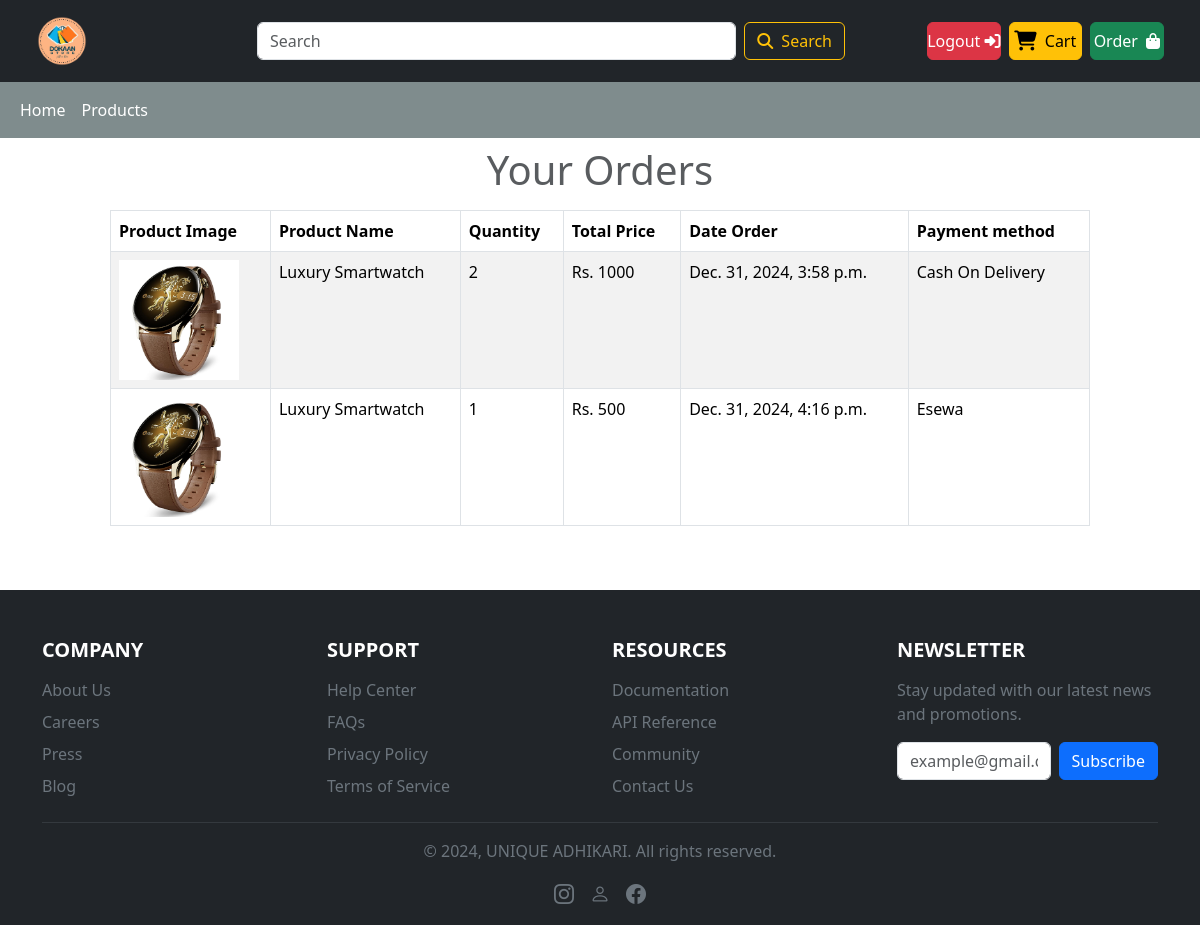
Screenshot of /myorder/ (signed in) with the database file from the repository.
### userpage/models.py (models this page shows)
class Order(models.Model):
    PAYMENT = (
        ('Cash On Delivery','Cash On Delivery'),
        ('Esewa','Esewa'),
        ('Khalti','Khalti')
    )
    products = models.ForeignKey(Products,on_delete=models.CASCADE)
    user = models.ForeignKey(User,on_delete=models.CASCADE)
    quantity = models.IntegerField()
    total_price = models.IntegerField(null = True)
    status = models.CharField(max_length=200,default="Pending...", null = True )
    payment_method = models.CharField(max_length=200,choices=PAYMENT)
    payment_status = models.BooleanField(default=False, null=True)
    contact_no = models.CharField(max_length=15)
    address = models.CharField(max_length=50)
    order_date = models.DateTimeField(auto_now_add=True)

### products/models.py (models this page shows, shortened)
class Products(models.Model):
    product_name = models.CharField(max_length=100)
    product_price = models.FloatField()
    product_image = models.FileField(upload_to="static/uploads", null = True)
    product_quantity = models.IntegerField()
    product_description = models.TextField()
    category = models.ForeignKey(Category,on_delete=models.CASCADE)
    created_at = models.DateTimeField(auto_now_add=True)
    class Meta:
        verbose_name_plural = ('Products')

### accounts/auth.py (the view)
    def wrapper_function(request,*args,**kwargs):
        if request.user.is_staff:
            return redirect("/account/dashboard")
        else:
            return view_function(request,*args,**kwargs)

### accounts/auth.py (called while the page is built)
def user_only(view_function):
    def wrapper_function(request,*args,**kwargs):
        if request.user.is_staff:
            return redirect("/account/dashboard")
        else:
            return view_function(request,*args,**kwargs)
    return wrapper_function

### userpage/views.py (called while the page is built)
@login_required
@user_only
def show_order_items(request):
    user = request.user
    items = Order.objects.filter(user=user)
    context = {
        'items' : items,
    }
    return render(request,"client/myorder.html",context)

### userpage/templates/client/myorder.html (shortened to what this page needs)
{% extends "client/layouts.html" %}
{% block main_content %}
<div class="container-fluid">
    <div class="d-flex justify-content-center align-items-center mt-2">
        <div class="col-md-10">
            {% if items|length < 1 %}
            <h1 class="text-center text-muted mt-5">
                You haven't ordered anything yet
            </h1>
            {% else %}
            <h1 class="text-muted text-center mb-3">Your Orders</h1>
            <table class="table table-striped table-bordered">
                <thead>
                    <tr>
                        <th>Product Image</th>
                        <th>Product Name</th>
                        <th>Quantity</th>
                        <th>Total Price</th>
                        <th>Date Order</th>
                        <th>Payment method</th>
                    </tr>
                </thead>
                <tbody>
                    {% for item in items %}
                    <tr>
                        <td><img src="/{{item.products.product_image}}" alt="{{item.product.product_name}}"
                                height="120px"></td>
                        <td>{{item.products.product_name}}</td>
                        <td>{{item.quantity}}</td>
                        <td>Rs.&nbsp;{{item.total_price}}</td>
                        <td>{{item.order_date}}</td>
                        <td>{{item.payment_method}}</td>
                    </tr>
                    {% endfor %}
                </tbody>
            </table>
            {% endif %}
        </div>
    </div>
</div>
{% endblock %}

### rows the page displays
Order: products.product_image (picture), products.product_name "Luxury Smartwatch", quantity "2", total_price "1000", order_date "Dec. 31, 2024, 3:58 p.m.", payment_method "Cash On Delivery"
Order: products.product_image (picture), products.product_name "Luxury Smartwatch", quantity "1", total_price "500", order_date "Dec. 31, 2024, 4:16 p.m.", payment_method "Esewa"
